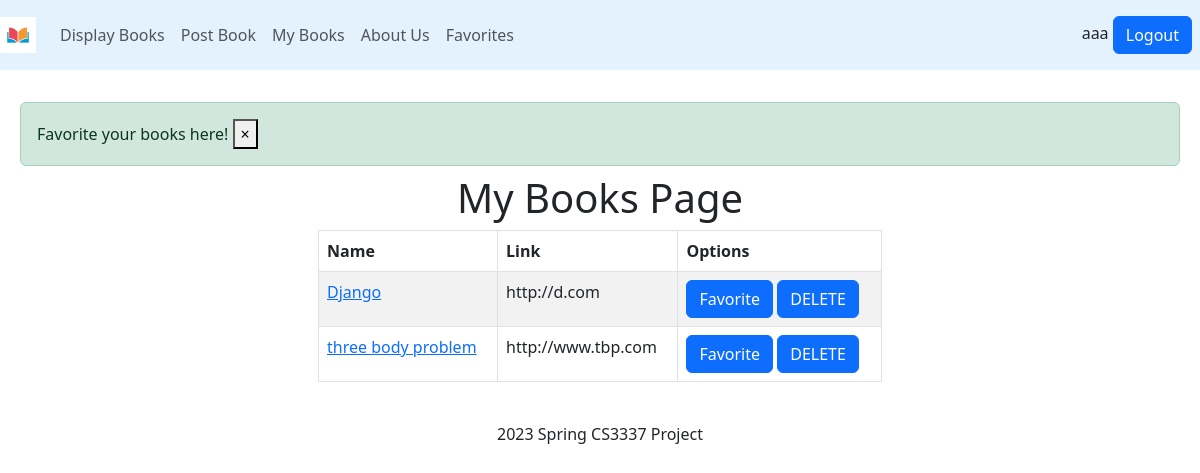
Page /mybooks (signed in) on the committed database.
### bookMng/models.py (models this page shows, shortened)
class Book(models.Model):
    name = models.CharField(max_length=200)
    web = models.URLField(max_length=200)
    price = models.DecimalField(decimal_places=2, max_digits=8)
    publishdate = models.DateField(auto_now=True)
    picture = models.FileField(upload_to='bookEx/static/uploads')
    pic_path = models.CharField(max_length=300, editable=False, blank=True)
    username = models.ForeignKey(User, blank=True, null=True, on_delete=models.CASCADE)
    favorites = models.ManyToManyField(User, related_name='favorite', default=None, blank=True)

### bookMng/views.py (the view)
# urls.py: path('mybooks', views.mybooks, name='mybooks'),
def mybooks(request):
    books = Book.objects.filter(username=request.user)
    return render(request,
                  'bookMng/mybooks.html',
                  {
                      'item_list': MainMenu.objects.all(),
                      'books': books
                  }
                  )

### bookEx/templates/bookMng/mybooks.html (shortened to what this page needs)
{% extends "base.html" %}
{% block content %}
    <div class="alert alert-success alert-dismissible fade show m-2" id ="msg" role="alert">
        Favorite your books here!
         <button type="button" class="close" data-dismiss="alert" aria-label="Close">
            <span aria-hidden="true">&times;</span>
         </button>
    </div>
    <h1 align="center"> My Books Page </h1>
    <div class = "container col-lg-6" align="center">
        <table class ="table table-bordered table-striped col-6" align="center">
            <thead class="thead-dark">
                <tr>
                  <th scope="col">Name</th>
                  <th scope="col">Link</th>
                  <th scope="col">Options</th>
                </tr>
             </thead>
            {% for book in books %}
              <tr>
                  <td>
                     <a href="book_detail/{{ book.id }}"> {{ book.name }} </a>
                  </td>
                  <td>
                     {{ book.web }}
                  </td>
                  <td>
                      <a href="{% url 'favorite_add' book.id %}" class="btn btn-primary">Favorite</a>
                      <a class = "btn btn-primary" href="book_delete/{{ book.id }}"> DELETE </a>
                  </td>
              </tr>
            {% endfor %}
        </table>
    </div>
{% endblock content %}

### bookEx/templates/base.html (shortened to what this page needs)
{% load static %}
<!DOCTYPE html>
<html lang="en">
<head>
    {% load static %}
    <link href="{% static 'main.css' %}" rel="stylesheet" type="text/css">
    <link rel="stylesheet" type="text/css" href="{% static 'css/bootstrap.min.css' %}" >
</head>
<body>
    <nav class=" col navbar navbar-expand-lg navbar-light" style="background-color: #e3f2fd;">
        <a class="navbar-brand ml-5" href="/">
            <div>
                <img class="float-left" src="{% static 'logo.jpg' %}" height="36">
            </div>
        </a>
        <ul class="navbar-nav me-auto mb-2 mb-lg-0">
                <li class="nav-item">
                    <a class="nav-link" href="{% url 'displaybooks' %}">Display Books</a>
                </li>
                <li class="nav-item">
                    <a class="nav-link" href="{% url 'postbook' %}"> Post Book</a>
                </li>
                {% if user.is_authenticated  %}
                    <li class="nav-item">
                        <a class="nav-link" href="{% url 'mybooks' %}">My Books</a>
                    </li>
                {% endif %}
                <li class="nav-item">
                    <a class="nav-link" href="{% url 'aboutus' %}">About Us</a>
                </li>
                {% if user.is_authenticated  %}
                    <li class="nav-item">
                        <a class="nav-link" href="{% url 'favorite_book' %}">Favorites</a>
                    </li>
                {% endif %}
        </ul>
        <span>
            <div class="text-right m-2">
                {% if user.is_authenticated  %}
                    {{ user.username }}
                    <a class="btn btn-primary" href="{% url 'logout' %}?next=/">Logout</a>
                {% else %}
                    Not Logged In
                    <a class="btn btn-primary" href="{% url 'login' %}?next=/">Login</a>
                {% endif %}
            </div>
        </span>
    </nav>
    <br>
    <div class="container-fluid">
      {% block content %}{% endblock content %}
    </div>
    <br>
    <div class="row align-items-end">
      <footer class="mt-auto container-fluid text-center">
          2023 Spring CS3337 Project
      </footer>
    </div>
</body>
</html>

### rows in the picture
Book: name "Django", web "http://d.com"
Book: name "three body problem", web "http://www.tbp.com"

### other values in the picture
{{ user.username }} "aaa"
